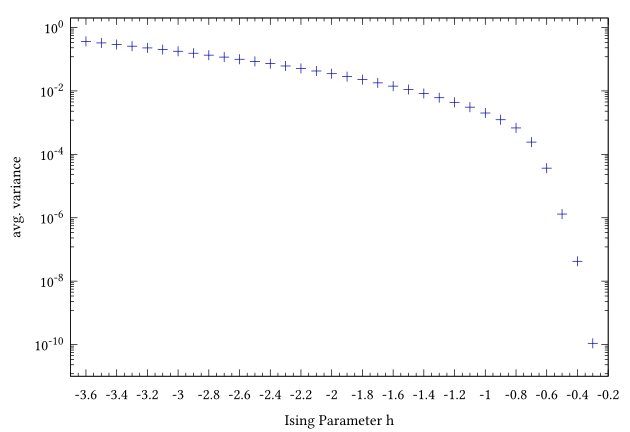

The gnuplot source for this figure:
set terminal pdfcairo font "Libertinus Serif, 12pt" fontscale 0.68 size 16cm, 11cm       # sets output format, font and plotsize
set samples 500                                                                         # sets count for the amount of sampled points

set output "phase-transition.pdf"          # name of the output pdf


# colors 
markerred="#AA0000"
markergreen="#00AA00"
markerblue="#0000AA"
markeryellow="#EEBE00"
linered="#FF9999"
linegreen="#77FF77"
lineblue="#9999FF"
lineyellow="#F6D140"

# plot
set datafile separator ','

# axes and label
set xrange [-3.7:-0.2] 
set xtics 0.2
set mxtics 4
set xlabel "Ising Parameter h"

set ylabel "avg. variance"
set yrange [0.00000000001:2] 
set format y "10^{%L}";
set logscale y 10
set ytics log

plot \
     "extracted.csv" using 1:2 notitle       pointtype 16 pointsize 1.2 linecolor rgb markerblue
